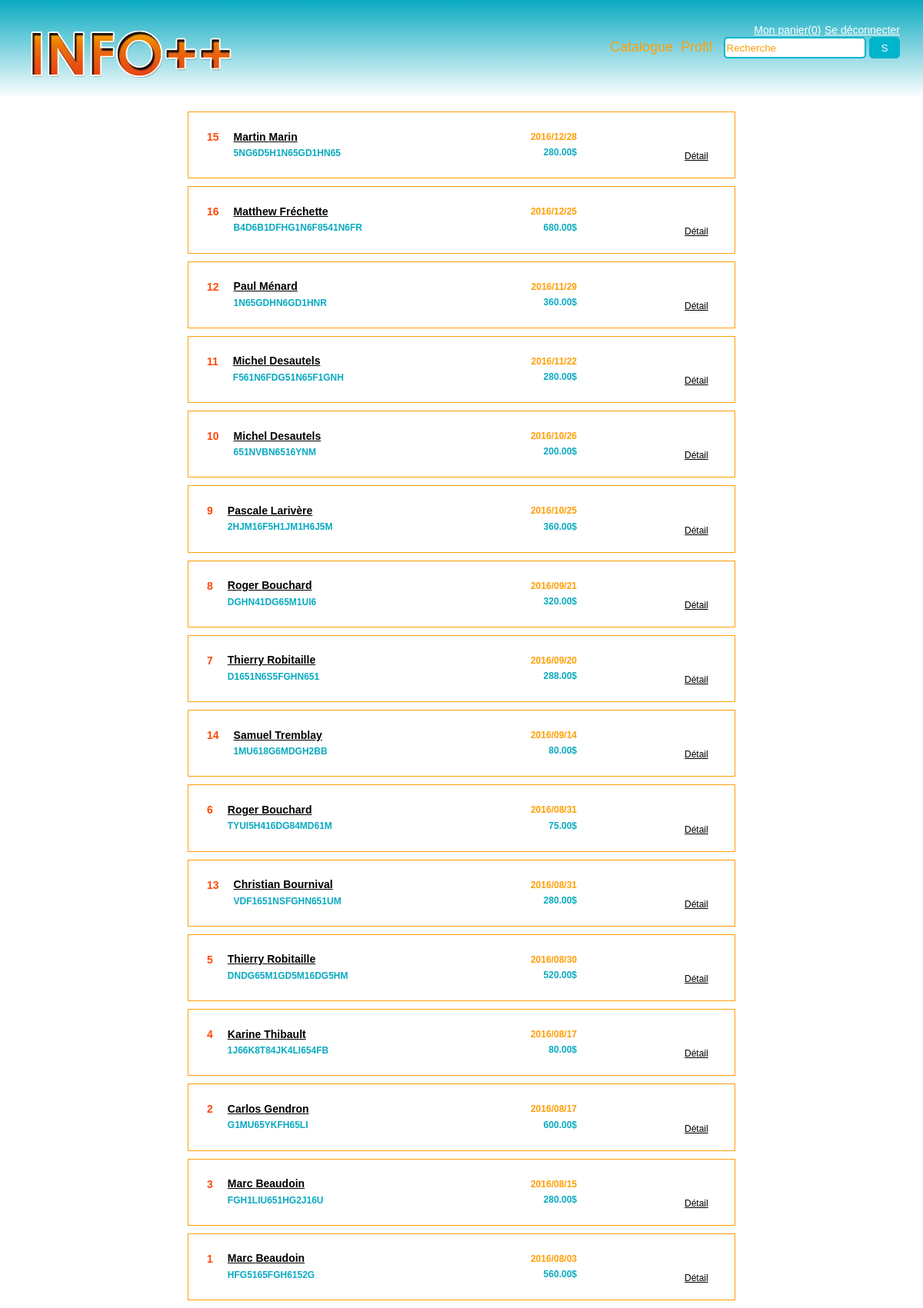
Page /facture.php (signed in) on the committed database.
### tables this page shows
CREATE TABLE `facture` (
  `pk_facture` int(11) NOT NULL,
  `fk_client` int(11) DEFAULT NULL,
  `date_service` datetime DEFAULT NULL,
  `paiement_status` tinyint(1) DEFAULT NULL,
  `no_confirmation` varchar(45) DEFAULT NULL
);

CREATE TABLE `client` (
  `pk_client` int(11) NOT NULL,
  `fk_utilisateur` int(11) DEFAULT NULL,
  `prenom` varchar(75) DEFAULT NULL,
  `nom` varchar(75) DEFAULT NULL,
  `fk_adresse` int(11) DEFAULT NULL,
  `telephone` varchar(20) DEFAULT NULL,
  `infolettre` tinyint(1) DEFAULT NULL
);

### MVC/Model/info_model.php (called while the page is built, shortened)
<?php
class InfoModel
{
    protected $table_name = '';
    protected $primary_key = null;
    function getListOfActiveBDObjects()
    {
        include $_SERVER["DOCUMENT_ROOT"] . '/infoplusplus/Info++/database_connect.php';
        $sql = "SELECT * FROM `" . $this->table_name . "`";
        if ($this->table_name == "facture") {
            $sql .= " order by `date_service` DESC";
        } else if ($this->table_name == "promotion"){
        	$sql .= " order by `promotion_titre`";
        }
        $result = $conn->query($sql);
        if ($result->num_rows > 0) {
            $infoObjects = array();
            while ($row = $result->fetch_assoc()) {
                $anObject = Array();
                $anObject["primary_key"] = $this->primary_key;
                $anObject["table_name"] = $this->table_name;
                foreach ($row as $aRowName => $aValue) {
                    $anObject[$aRowName] = $aValue;
                }
                $infoObjects[$row[$this->primary_key]] = $anObject;
            }
            return $infoObjects;
        }
        return null;
    }
    function getObjectFromDB($primary_key)
    {
        include $_SERVER["DOCUMENT_ROOT"] . '/infoplusplus/Info++/database_connect.php';
        $sql = "SELECT * FROM `" . $this->table_name . "` WHERE " . $this->primary_key . " = '" . $primary_key . "'";
        $result = $conn->query($sql);
        if ($result->num_rows > 0) {
            $anObject = Array();
            while ($row = $result->fetch_assoc()) {
                $anObject["primary_key"] = $this->primary_key;
                $anObject["table_name"] = $this->table_name;
                foreach ($row as $aRowName => $aValue) {
                    $anObject[$aRowName] = $aValue;
                }
            }
            return $anObject;
        }
        return null;
    }
}
?>

### MVC/Model/info_facture.php (the view, shortened to what this page needs)
<?php
require_once'info_model.php';
class InfoFacture extends InfoModel {
	function getDynamicBillList(){
	    $aClient = new InfoClient();
	    $format = 'Y-m-d H:i:s';
        $aListOfObjects = $this->getListOfActiveBDObjects();
        if ($aListOfObjects != null) {
            foreach ( $aListOfObjects as $anObject ) {
                $infoClient = $aClient->getObjectFromDB($anObject['fk_client']);
                $date = DateTime::createFromFormat($format, $anObject['date_service']);
                echo "<div class='borderFacture divTable'>";
                echo "<h4 class='idFacture'>" . $anObject['pk_facture'] . "</h4><h5 class='dateFacture'>" . $date->format('Y/m/d') . "</h5>";
                echo "<h4 class='nameFacture'>" . $infoClient['prenom'] . " " . $infoClient['nom'] . "</h4>";
                echo "<h5 class='confirmationFacture'>" . strtoupper ($anObject['no_confirmation']) . "</h5><h5 class='tarifFacture'>" . $this->getTarif($anObject['pk_facture']) . "$</h5>";
                echo "<a class='detailFacture accordion'>Détail</a>";
                echo "</div>";
            }
        }
    }
    function getTarif($pk_facture){
        include $_SERVER["DOCUMENT_ROOT"] . '/infoplusplus/Info++/database_connect.php';
        $sql = "SELECT SUM(tfs.tarif_facture)
        FROM ta_facture_service tfs
        JOIN facture f ON f.pk_facture = tfs.fk_facture
        WHERE f.pk_facture = '" . $pk_facture . "'";
        $result = $conn->query($sql);
        if ($result->num_rows > 0) {
            while ($row = $result->fetch_assoc()) {
                foreach ($row as $aRowName => $aValue) {
                    return $aValue;
                }
            }
        }
        return 0;
    }
}
?>

### css/style.css (style rules this page uses)
body { font-family: Century Gothic,CenturyGothic,AppleGothic,sans-serif; margin: auto; }
h4 { font-size: 14px; }
h5 { font-size: 12px; color:red; }
.divTable { display: table; }

### css/style_boris.css (style rules this page uses)
.borderFacture { border-style: solid; border-width: 1px; border-color: #FF9F07; width: 700px; margin-left: auto; margin-right: auto; margin-bottom: 10px; padding:5px; }
.idFacture { color: #FF4A07; margin: 19px; float: left; }
.nameFacture { text-decoration: underline; }
.confirmationFacture { color: #09AAC1; margin-left: 45px; margin-top: -12px; }
.dateFacture { color: #FF9F07; float: right; margin-right: 200px; }
.tarifFacture { color: #09AAC1; float: right; margin-right: 200px; margin-top: -35px; }
.detailFacture { font-size: 12px; color: black; float: left; text-decoration: underline; cursor: pointer; margin-left: 640px; margin-top: -30px; }

### rows in the picture
facture: pk_facture "15", date_service "2016/12/28", fk_client.prenom "Martin", fk_client.nom "Marin", no_confirmation "5NG6D5H1N65GD1HN65", Tarif "280.00"
facture: pk_facture "16", date_service "2016/12/25", fk_client.prenom "Matthew", fk_client.nom "Fréchette", no_confirmation "B4D6B1DFHG1N6F8541N6FR", Tarif "680.00"
facture: pk_facture "12", date_service "2016/11/29", fk_client.prenom "Paul", fk_client.nom "Ménard", no_confirmation "1N65GDHN6GD1HNR", Tarif "360.00"
facture: pk_facture "11", date_service "2016/11/22", fk_client.prenom "Michel", fk_client.nom "Desautels", no_confirmation "F561N6FDG51N65F1GNH", Tarif "280.00"
facture: pk_facture "10", date_service "2016/10/26", fk_client.prenom "Michel", fk_client.nom "Desautels", no_confirmation "651NVBN6516YNM", Tarif "200.00"
facture: pk_facture "9", date_service "2016/10/25", fk_client.prenom "Pascale", fk_client.nom "Larivère", no_confirmation "2HJM16F5H1JM1H6J5M", Tarif "360.00"
facture: pk_facture "8", date_service "2016/09/21", fk_client.prenom "Roger", fk_client.nom "Bouchard", no_confirmation "DGHN41DG65M1UI6", Tarif "320.00"
facture: pk_facture "7", date_service "2016/09/20", fk_client.prenom "Thierry", fk_client.nom "Robitaille", no_confirmation "D1651N6S5FGHN651", Tarif "288.00"
facture: pk_facture "14", date_service "2016/09/14", fk_client.prenom "Samuel", fk_client.nom "Tremblay", no_confirmation "1MU618G6MDGH2BB", Tarif "80.00"
facture: pk_facture "6", date_service "2016/08/31", fk_client.prenom "Roger", fk_client.nom "Bouchard", no_confirmation "TYUI5H416DG84MD61M", Tarif "75.00"
facture: pk_facture "13", date_service "2016/08/31", fk_client.prenom "Christian", fk_client.nom "Bournival", no_confirmation "VDF1651NSFGHN651UM", Tarif "280.00"
facture: pk_facture "5", date_service "2016/08/30", fk_client.prenom "Thierry", fk_client.nom "Robitaille", no_confirmation "DNDG65M1GD5M16DG5HM", Tarif "520.00"
facture: pk_facture "4", date_service "2016/08/17", fk_client.prenom "Karine", fk_client.nom "Thibault", no_confirmation "1J66K8T84JK4LI654FB", Tarif "80.00"
facture: pk_facture "2", date_service "2016/08/17", fk_client.prenom "Carlos", fk_client.nom "Gendron", no_confirmation "G1MU65YKFH65LI", Tarif "600.00"
facture: pk_facture "3", date_service "2016/08/15", fk_client.prenom "Marc", fk_client.nom "Beaudoin", no_confirmation "FGH1LIU651HG2J16U", Tarif "280.00"
facture: pk_facture "1", date_service "2016/08/03", fk_client.prenom "Marc", fk_client.nom "Beaudoin", no_confirmation "HFG5165FGH6152G", Tarif "560.00"

### other values in the picture
count($_SESSION['panier']) "0"
